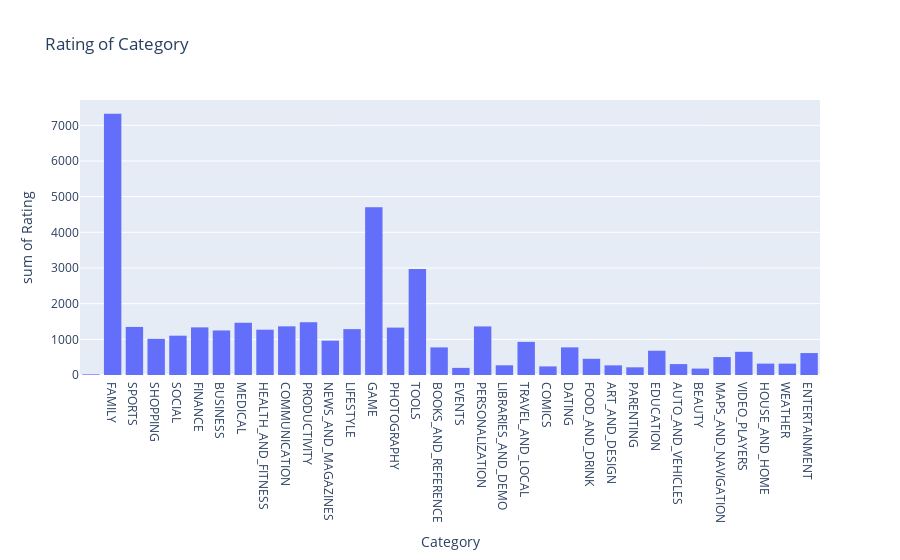
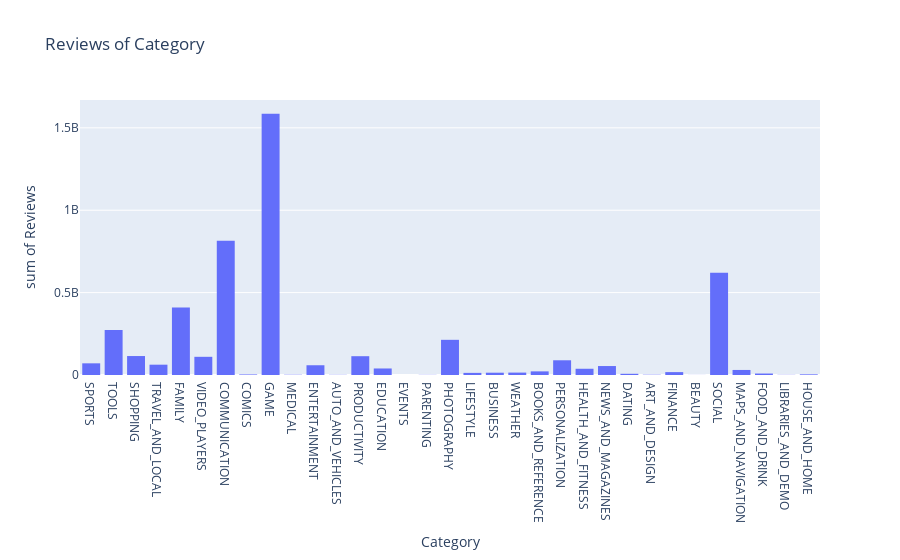
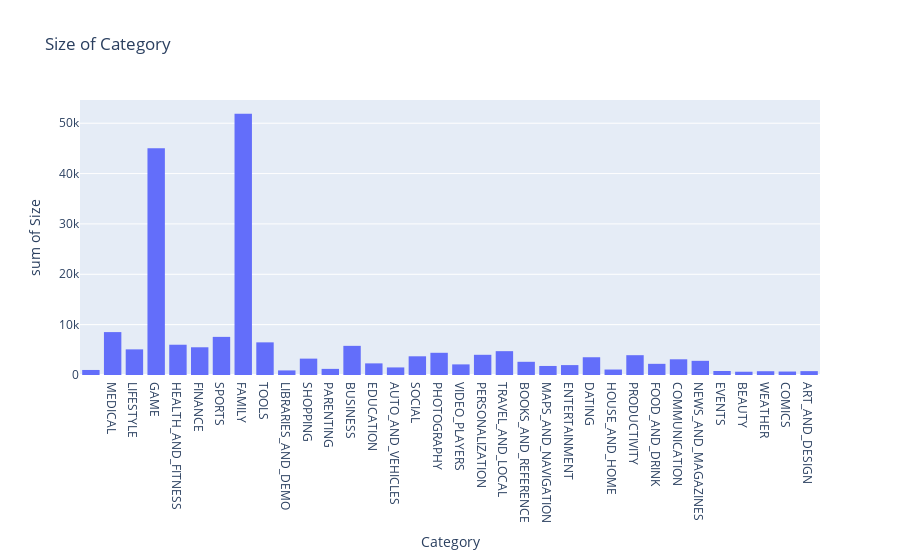

The notebook cell saved with these charts, in order:
### Code cell
def print_histograms(dataset):
    dataset['Rating'] = pd.to_numeric(dataset['Rating'], errors='coerce')
    fig1 = px.histogram(dataset.sort_values(by="Rating", ascending=False), title="Rating of Category", x='Category', y='Rating', barmode='group')
    fig2 = px.histogram(dataset.sort_values(by="Reviews", ascending=False), title="Reviews of Category", x='Category', y='Reviews', barmode='group')
    fig3 = px.histogram(dataset.sort_values(by="Size", ascending=False), title="Size of Category", x='Category', y='Size', barmode='group')

    
    
    fig1.show()
    fig2.show()
    fig3.show()

print_histograms(clean_data)

### Figure 1 — Plotly figure (JSON) as saved in the notebook; plotly's stock layout.template omitted (floating-point values rounded to 4 significant figures; data arrays with more than 128 entries replaced by an {"elided": "..."} marker saying what was removed)
{"data": [{"alignmentgroup": "True", "bingroup": "x", "histfunc": "sum", "hovertemplate": "Category=%{x}<br>sum of Rating=%{y}<extra></extra>", "legendgroup": "", "marker": {"color": "#636efa", "pattern": {"shape": ""}}, "name": "", "offsetgroup": "", "orientation": "v", "showlegend": false, "type": "histogram", "x": {"elided": "10841 str values"}, "xaxis": "x", "y": {"elided": "10841 float values"}, "yaxis": "y"}], "layout": {"barmode": "group", "legend": {"tracegroupgap": 0}, "title": {"text": "Rating of Category"}, "xaxis": {"anchor": "y", "domain": [0, 1], "title": {"text": "Category"}}, "yaxis": {"anchor": "x", "domain": [0, 1], "title": {"text": "sum of Rating"}}}}

### Figure 2 — Plotly figure (JSON) as saved in the notebook; plotly's stock layout.template omitted (floating-point values rounded to 4 significant figures; data arrays with more than 128 entries replaced by an {"elided": "..."} marker saying what was removed)
{"data": [{"alignmentgroup": "True", "bingroup": "x", "histfunc": "sum", "hovertemplate": "Category=%{x}<br>sum of Reviews=%{y}<extra></extra>", "legendgroup": "", "marker": {"color": "#636efa", "pattern": {"shape": ""}}, "name": "", "offsetgroup": "", "orientation": "v", "showlegend": false, "type": "histogram", "x": {"elided": "10841 str values"}, "xaxis": "x", "y": {"elided": "10841 str values"}, "yaxis": "y"}], "layout": {"barmode": "group", "legend": {"tracegroupgap": 0}, "title": {"text": "Reviews of Category"}, "xaxis": {"anchor": "y", "domain": [0, 1], "title": {"text": "Category"}}, "yaxis": {"anchor": "x", "domain": [0, 1], "title": {"text": "sum of Reviews"}}}}

### Figure 3 — Plotly figure (JSON) as saved in the notebook; plotly's stock layout.template omitted (floating-point values rounded to 4 significant figures; data arrays with more than 128 entries replaced by an {"elided": "..."} marker saying what was removed)
{"data": [{"alignmentgroup": "True", "bingroup": "x", "histfunc": "sum", "hovertemplate": "Category=%{x}<br>sum of Size=%{y}<extra></extra>", "legendgroup": "", "marker": {"color": "#636efa", "pattern": {"shape": ""}}, "name": "", "offsetgroup": "", "orientation": "v", "showlegend": false, "type": "histogram", "x": {"elided": "10841 str values"}, "xaxis": "x", "y": {"elided": "10841 float values"}, "yaxis": "y"}], "layout": {"barmode": "group", "legend": {"tracegroupgap": 0}, "title": {"text": "Size of Category"}, "xaxis": {"anchor": "y", "domain": [0, 1], "title": {"text": "Category"}}, "yaxis": {"anchor": "x", "domain": [0, 1], "title": {"text": "sum of Size"}}}}
